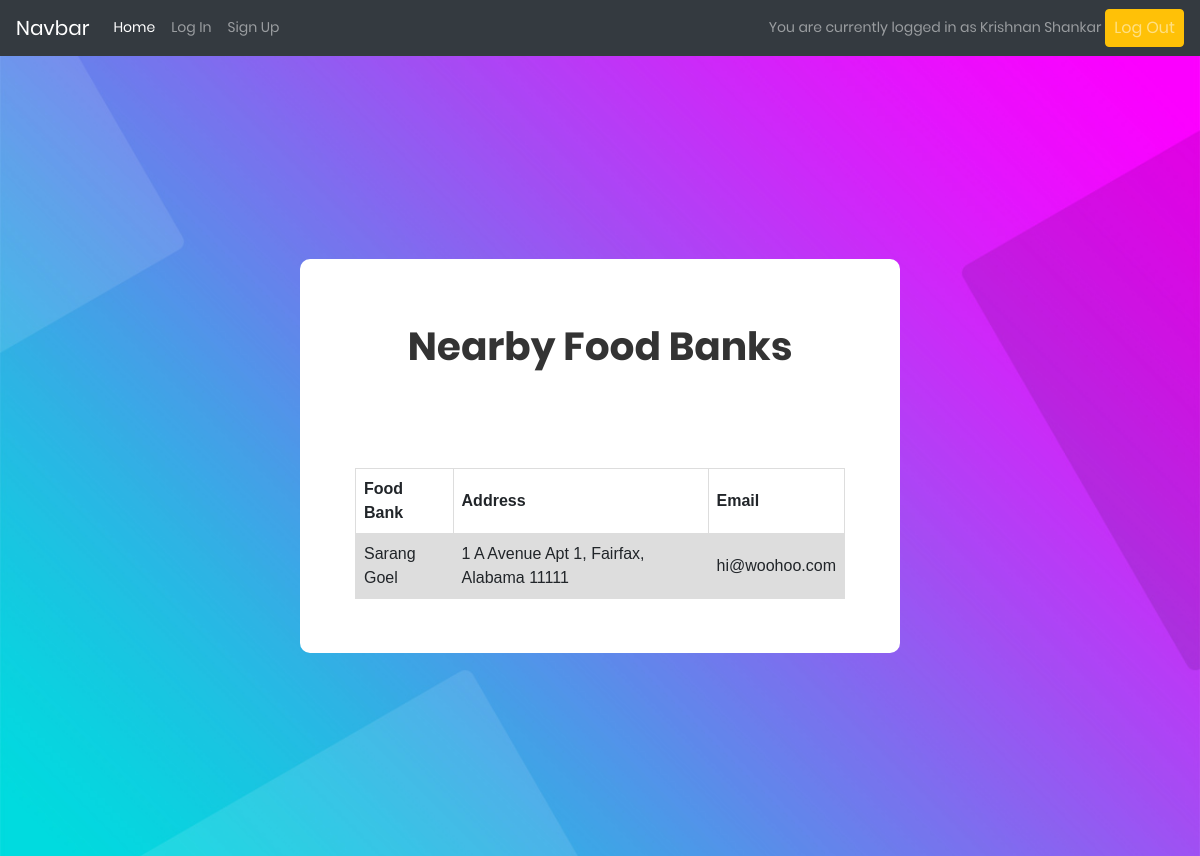
Before: /recipient/ (signed in) with the older database file.
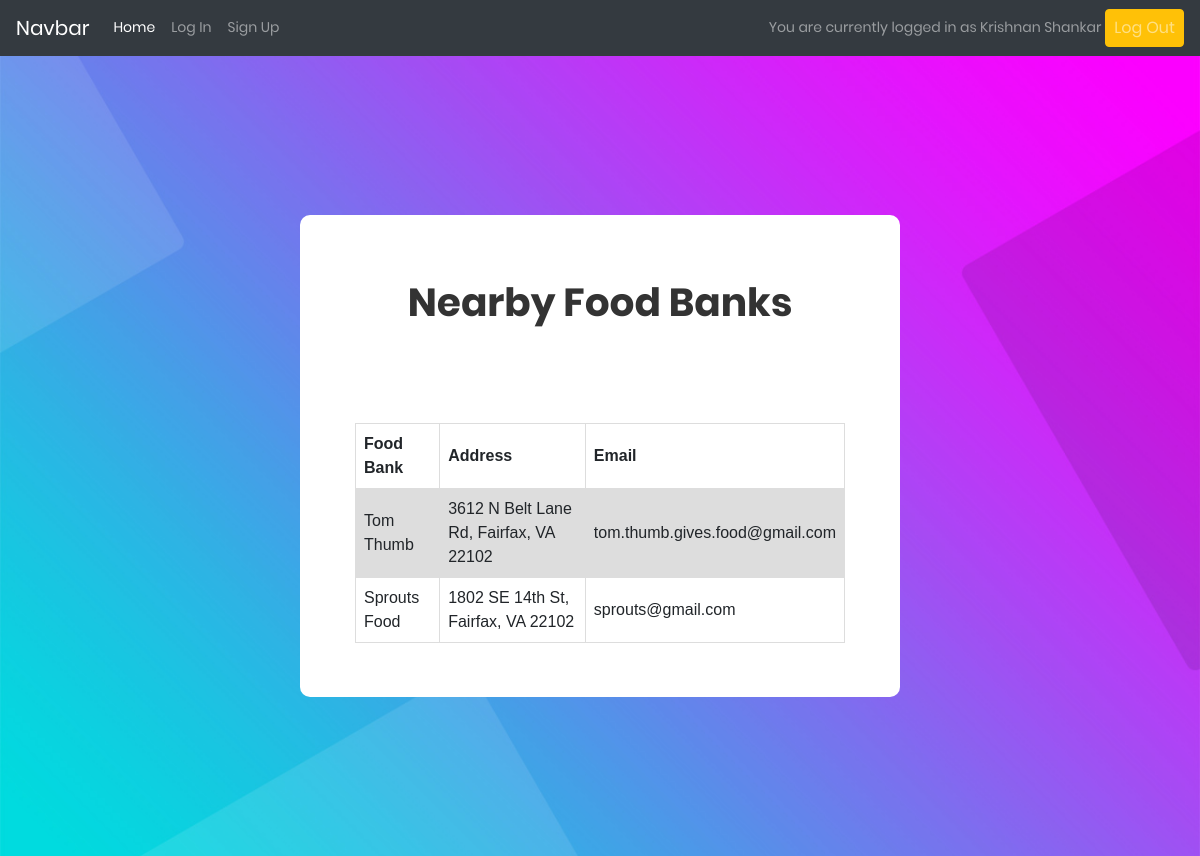
After: the same page with the newer database file.
### tables this page shows
CREATE TABLE accounts (id INTEGER PRIMARY KEY AUTOINCREMENT, name TEXT NOT NULL, address TEXT NOT NULL, email TEXT NOT NULL, password TEXT NOT NULL, role TEXT NOT NULL, food_saved INTEGER);

### main.py (the view)
@app.route("/recipient/")
def recipient():
    if not session.get("role"):
        return redirect(url_for("index"))
    conn = create_connection("project.db")
    cursor = conn.cursor()
    city = session['address'].split(", ")[1]
    cursor.execute(
        f"SELECT * FROM accounts WHERE role == 'food_bank'")
    rows = cursor.fetchall()
    same_city = []
    for row in rows:
        if row[2].split(",")[1] == session["address"].split(",")[1]:
            same_city.append(row)
    if conn:
        conn.close()
    return render_template("recipient.html", user=session.get("name"), rows=same_city)

### main.py (called while the page is built)
def create_connection(db_file):
    conn = None
    try:
        conn = sqlite3.connect(db_file)
        return conn
    except sqlite3.Error as e:
        print(e)

@app.before_request
def before_request():
    session.permanent = True
    app.permanent_session_lifetime = timedelta(minutes=20)
    session.modified = True

### templates/recipient.html (shortened to what this page needs)
<!DOCTYPE html>
<html lang="en">
<head>
    <link rel="stylesheet" href="https://maxcdn.bootstrapcdn.com/bootstrap/4.0.0/css/bootstrap.min.css"
>
	<link rel="stylesheet" type="text/css" href="{{url_for('static', filename='vendor/bootstrap/css/bootstrap.min.css')}}">
	<link rel="stylesheet" type="text/css" href="{{url_for('static', filename='fonts/font-awesome-4.7.0/css/font-awesome.min.css')}}">
	<link rel="stylesheet" type="text/css" href="{{url_for('static', filename='fonts/iconic/css/material-design-iconic-font.min.css')}}">
	<link rel="stylesheet" type="text/css" href="{{url_for('static', filename='vendor/animate/animate.css')}}">
	<link rel="stylesheet" type="text/css" href="{{url_for('static', filename='vendor/css-hamburgers/hamburgers.min.css')}}">
	<link rel="stylesheet" type="text/css" href="{{url_for('static', filename='vendor/animsition/css/animsition.min.css')}}">
	<link rel="stylesheet" type="text/css" href="{{url_for('static', filename='vendor/select2/select2.min.css')}}">
	<link rel="stylesheet" type="text/css" href="{{url_for('static', filename='vendor/daterangepicker/daterangepicker.css')}}">
	<link rel="stylesheet" type="text/css" href="{{url_for('static', filename='css/util.css')}}">
	<link rel="stylesheet" type="text/css" href="{{url_for('static', filename='css/main.css')}}">
    <link rel="stylesheet" href="{{url_for('static', filename='style.css')}}"><link rel="shortcut icon" href="{{url_for('static', filename='images/icons/favicon.ico')}}">
</head>
<body>
    <nav class="navbar navbar-expand-lg navbar-dark bg-dark">
        <a class="navbar-brand" href="/">Navbar</a>
        <div class="collapse navbar-collapse" id="navbarSupportedContent">
            <ul class="navbar-nav mr-auto w-100">
                <li class="nav-item active">
                    <a class="nav-link" href="/">Home <span class="sr-only">(current)</span></a>
                </li>
                <li class="nav-item">
                    <a class="nav-link" href="/login">Log In</a>
                </li>
                <li class="nav-item">
                    <a class="nav-link" href="/signup">Sign Up</a>
                </li>
                {% if user %}
                <li class="nav-item ml-auto">
                    <p style="display: inline-block;" class="navbar-text">You are currently logged in as {{user}}</p>
                    <a href="/logout" type="button" class="nav-link btn btn-warning" style="display: inline-block;">Log
                        Out</a>
                </li>
                {% endif %}
            </ul>
        </div>
    </nav>
    <div class="limiter">
		<div class="container-login100" style="background-image: url({{url_for('static', filename='images/bg-01.jpg')}});">
			<div class="wrap-login100 p-l-55 p-r-55 p-t-65 p-b-54">
				<form class="login100-form validate-form" method="POST">
					<span class="login100-form-title p-b-49">
						Nearby Food Banks
                    </span>
                    <br>
                    <br>
                    <table>
                        <tr>
                        <th>Food Bank</th>
                        <th>Address</th>
                        <th>Email</th>
                        </tr>
                        {% for row in rows %}
                        <tr>
                            <td>{{row[1]}}</td>
                            <td>{{row[2]}}</td>
                            <td>{{row[3]}}</td>
                        </tr>
                        {% endfor %}
                    </table>
				</form>
			</div>
		</div>
    </div>
</body>
</html>

Changed rows visible on the page:
removed accounts: name "Sarang Goel", address "1 A Avenue Apt 1, Fairfax, Alabama 11111", email "hi@woohoo.com"
added accounts: name "Tom Thumb", address "3612 N Belt Lane Rd, Fairfax, VA 22102", email "tom.thumb.gives.food@gmail.com"
added accounts: name "Sprouts Food", address "1802 SE 14th St, Fairfax, VA 22102", email "sprouts@gmail.com"
